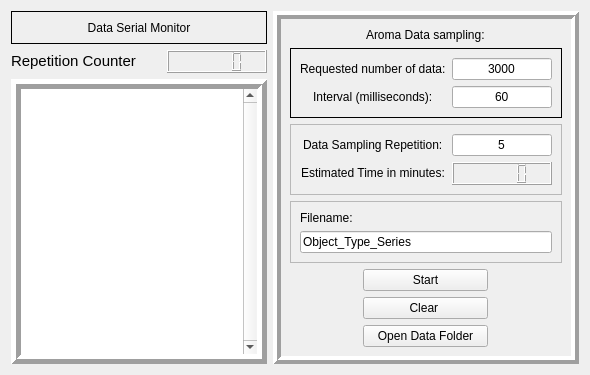
      <widget class="QWidget" name="tab_2">
       <attribute name="title">
        <string>Aroma Sensor</string>
       </attribute>
       <layout class="QGridLayout" name="gridLayout_8">
        <item row="0" column="0">
         <layout class="QVBoxLayout" name="verticalLayout_9">
          <item>
           <widget class="QFrame" name="frame_5">
            <property name="maximumSize">
             <size>
              <width>640</width>
              <height>35</height>
             </size>
            </property>
            <property name="frameShape">
             <enum>QFrame::Box</enum>
            </property>
            <property name="frameShadow">
             <enum>QFrame::Plain</enum>
            </property>
            <property name="lineWidth">
             <number>1</number>
            </property>
            <layout class="QGridLayout" name="gridLayout_14">
             <item row="0" column="0">
              <widget class="QLabel" name="label_29">
               <property name="maximumSize">
                <size>
                 <width>613</width>
                 <height>13</height>
                </size>
               </property>
               <property name="text">
                <string>Data Serial Monitor</string>
               </property>
               <property name="alignment">
                <set>Qt::AlignCenter</set>
               </property>
              </widget>
             </item>
            </layout>
           </widget>
          </item>
          <item>
           <layout class="QHBoxLayout" name="horizontalLayout_12">
            <item>
             <widget class="QLabel" name="label_35">
              <property name="enabled">
               <bool>true</bool>
              </property>
              <property name="maximumSize">
               <size>
                <width>170</width>
                <height>20</height>
               </size>
              </property>
              <property name="font">
               <font>
                <pointsize>11</pointsize>
               </font>
              </property>
              <property name="text">
               <string>Repetition Counter</string>
              </property>
             </widget>
            </item>
            <item>
             <widget class="QLCDNumber" name="repetition_times">
              <property name="sizePolicy">
               <sizepolicy hsizetype="Preferred" vsizetype="Preferred">
                <horstretch>0</horstretch>
                <verstretch>0</verstretch>
               </sizepolicy>
              </property>
              <property name="maximumSize">
               <size>
                <width>100</width>
                <height>24</height>
               </size>
              </property>
             </widget>
            </item>
           </layout>
          </item>
          <item>
           <widget class="QTextEdit" name="log_display">
            <property name="maximumSize">
             <size>
              <width>640</width>
              <height>700</height>
             </size>
            </property>
            <property name="frameShape">
             <enum>QFrame::Box</enum>
            </property>
            <property name="frameShadow">
             <enum>QFrame::Raised</enum>
            </property>
            <property name="lineWidth">
             <number>5</number>
            </property>
            <property name="verticalScrollBarPolicy">
             <enum>Qt::ScrollBarAlwaysOn</enum>
            </property>
            <property name="readOnly">
             <bool>true</bool>
            </property>
           </widget>
          </item>
         </layout>
        </item>
        <item row="0" column="1">
         <widget class="QFrame" name="frame_6">
          <property name="maximumSize">
           <size>
            <width>430</width>
            <height>680</height>
           </size>
          </property>
          <property name="frameShape">
           <enum>QFrame::Box</enum>
          </property>
          <property name="frameShadow">
           <enum>QFrame::Raised</enum>
          </property>
          <property name="lineWidth">
           <number>4</number>
          </property>
          <layout class="QGridLayout" name="gridLayout_6">
           <item row="2" column="0">
            <widget class="QFrame" name="frame_13">
             <property name="maximumSize">
              <size>
               <width>320</width>
               <height>150</height>
              </size>
             </property>
             <property name="frameShape">
              <enum>QFrame::StyledPanel</enum>
             </property>
             <property name="frameShadow">
              <enum>QFrame::Raised</enum>
             </property>
             <layout class="QVBoxLayout" name="verticalLayout_14">
              <item>
               <layout class="QHBoxLayout" name="horizontalLayout_15">
                <item alignment="Qt::AlignHCenter">
                 <widget class="QLabel" name="label_34">
                  <property name="text">
                   <string>Data Sampling Repetition:</string>
                  </property>
                 </widget>
                </item>
                <item>
                 <widget class="QLineEdit" name="repetition_input">
                  <property name="maximumSize">
                   <size>
                    <width>100</width>
                    <height>23</height>
                   </size>
                  </property>
                  <property name="text">
                   <string>5</string>
                  </property>
                  <property name="alignment">
                   <set>Qt::AlignCenter</set>
                  </property>
                 </widget>
                </item>
               </layout>
              </item>
              <item>
               <layout class="QHBoxLayout" name="horizontalLayout_16">
                <item alignment="Qt::AlignHCenter|Qt::AlignVCenter">
                 <widget class="QLabel" name="label_36">
                  <property name="text">
                   <string>Estimated Time in minutes:</string>
                  </property>
                 </widget>
                </item>
                <item>
                 <widget class="QLCDNumber" name="estimatedTime">
                  <property name="sizePolicy">
                   <sizepolicy hsizetype="Preferred" vsizetype="Preferred">
                    <horstretch>0</horstretch>
                    <verstretch>0</verstretch>
                   </sizepolicy>
                  </property>
                  <property name="maximumSize">
                   <size>
                    <width>100</width>
                    <height>31</height>
                   </size>
                  </property>
                 </widget>
                </item>
               </layout>
              </item>
             </layout>
            </widget>
           </item>
           <item row="1" column="0" alignment="Qt::AlignHCenter">
            <widget class="QFrame" name="frame_8">
             <property name="maximumSize">
              <size>
               <width>335</width>
               <height>180</height>
              </size>
             </property>
             <property name="frameShape">
              <enum>QFrame::Box</enum>
             </property>
             <property name="frameShadow">
              <enum>QFrame::Plain</enum>
             </property>
             <layout class="QGridLayout" name="gridLayout_5">
              <item row="1" column="0">
               <layout class="QHBoxLayout" name="horizontalLayout_14">
                <item alignment="Qt::AlignHCenter">
                 <widget class="QLabel" name="label_32">
                  <property name="maximumSize">
                   <size>
                    <width>150</width>
                    <height>23</height>
                   </size>
                  </property>
                  <property name="text">
                   <string>Interval (milliseconds):</string>
                  </property>
                 </widget>
                </item>
                <item>
                 <widget class="QLineEdit" name="delay_input">
                  <property name="maximumSize">
                   <size>
                    <width>100</width>
                    <height>23</height>
                   </size>
                  </property>
                  <property name="text">
                   <string>60</string>
                  </property>
                  <property name="alignment">
                   <set>Qt::AlignCenter</set>
                  </property>
                 </widget>
                </item>
               </layout>
              </item>
              <item row="0" column="0">
               <layout class="QHBoxLayout" name="horizontalLayout_13">
                <item>
                 <widget class="QLabel" name="label_33">
                  <property name="maximumSize">
                   <size>
                    <width>230</width>
                    <height>23</height>
                   </size>
                  </property>
                  <property name="text">
                   <string>Requested number of data:</string>
                  </property>
                 </widget>
                </item>
                <item>
                 <widget class="QLineEdit" name="amount_input">
                  <property name="maximumSize">
                   <size>
                    <width>100</width>
                    <height>23</height>
                   </size>
                  </property>
                  <property name="text">
                   <string>3000</string>
                  </property>
                  <property name="alignment">
                   <set>Qt::AlignCenter</set>
                  </property>
                 </widget>
                </item>
               </layout>
              </item>
             </layout>
            </widget>
           </item>
           <item row="3" column="0">
            <widget class="QFrame" name="frame_12">
             <property name="maximumSize">
              <size>
               <width>320</width>
               <height>70</height>
              </size>
             </property>
             <property name="frameShape">
              <enum>QFrame::StyledPanel</enum>
             </property>
             <property name="frameShadow">
              <enum>QFrame::Raised</enum>
             </property>
             <layout class="QVBoxLayout" name="verticalLayout_16">
              <item>
               <layout class="QVBoxLayout" name="verticalLayout_7">
                <item>
                 <widget class="QLabel" name="label_6">
                  <property name="maximumSize">
                   <size>
                    <width>100</width>
                    <height>20</height>
                   </size>
                  </property>
                  <property name="text">
                   <string>Filename: </string>
                  </property>
                 </widget>
                </item>
                <item>
                 <widget class="QLineEdit" name="fileName_csv">
                  <property name="text">
                   <string>Object_Type_Series</string>
                  </property>
                 </widget>
                </item>
               </layout>
              </item>
             </layout>
            </widget>
           </item>
           <item row="4" column="0">
            <layout class="QGridLayout" name="gridLayout_10">
             <item row="0" column="0">
              <widget class="QPushButton" name="startSampling">
               <property name="maximumSize">
                <size>
                 <width>140</width>
                 <height>25</height>
                </size>
               </property>
               <property name="text">
                <string>Start</string>
               </property>
              </widget>
             </item>
             <item row="1" column="0">
              <widget class="QPushButton" name="refreshScreen">
               <property name="maximumSize">
                <size>
                 <width>125</width>
                 <height>25</height>
                </size>
               </property>
               <property name="text">
                <string>Clear </string>
               </property>
              </widget>
             </item>
             <item row="2" column="0">
              <widget class="QPushButton" name="open_folder">
               <property name="text">
                <string>Open Data Folder</string>
               </property>
              </widget>
             </item>
            </layout>
           </item>
           <item row="0" column="0" alignment="Qt::AlignHCenter">
            <widget class="QLabel" name="label_28">
             <property name="maximumSize">
              <size>
               <width>160</width>
               <height>20</height>
              </size>
             </property>
             <property name="text">
              <string>Aroma Data sampling:</string>
             </property>
            </widget>
           </item>
          </layout>
         </widget>
        </item>
       </layout>
      </widget>
